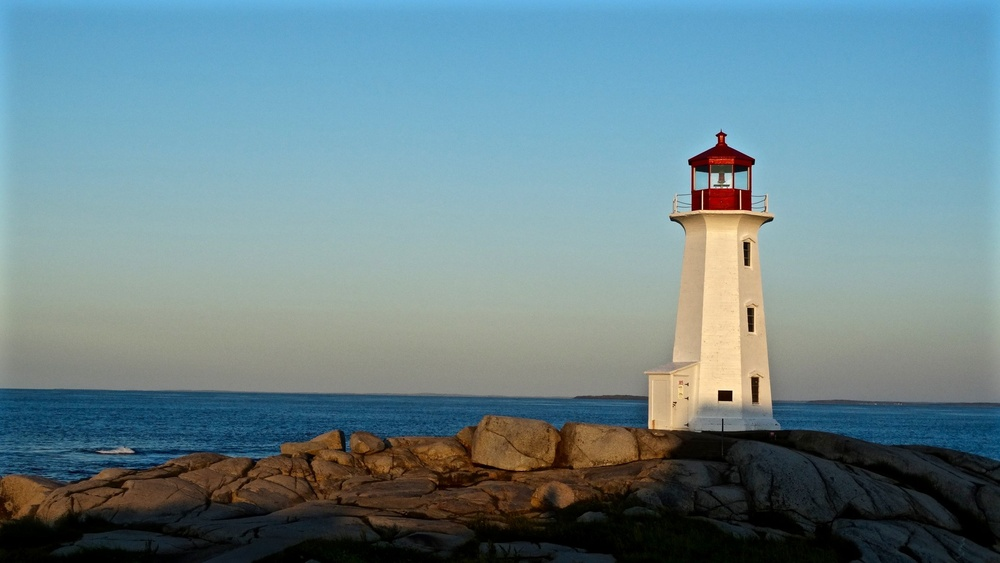
%> input picture Image Processing (MATLAB)/590-hw2/lighthouse.jpg, 1000 x 563 px, shrunk from 1920 x 1081 before the run
$ octave untitled6.m   (GNU Octave 9; MATLAB toolbox functions it lacks are replaced by stand-ins)
%> lines starting %> are read from the running program, lines starting %| are printed output that depends on the picture
A = imread("lighthouse.jpg");
%> A is the input picture: size 563x1000x3 uint8; mean R, G, B 106.7, 132.7, 140

subplot(2,2,1)
imshow(A);
title('Original Image');

R=rot90(A(:,:,1),1);
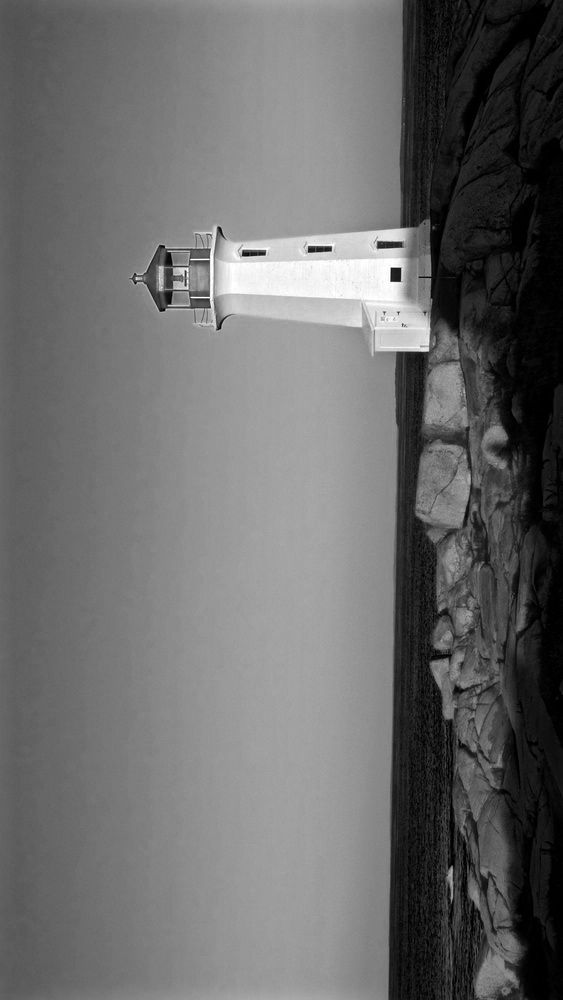
%> R: size 1000x563 uint8; min 0, max 255, mean 106.7
G=rot90(A(:,:,2),1);
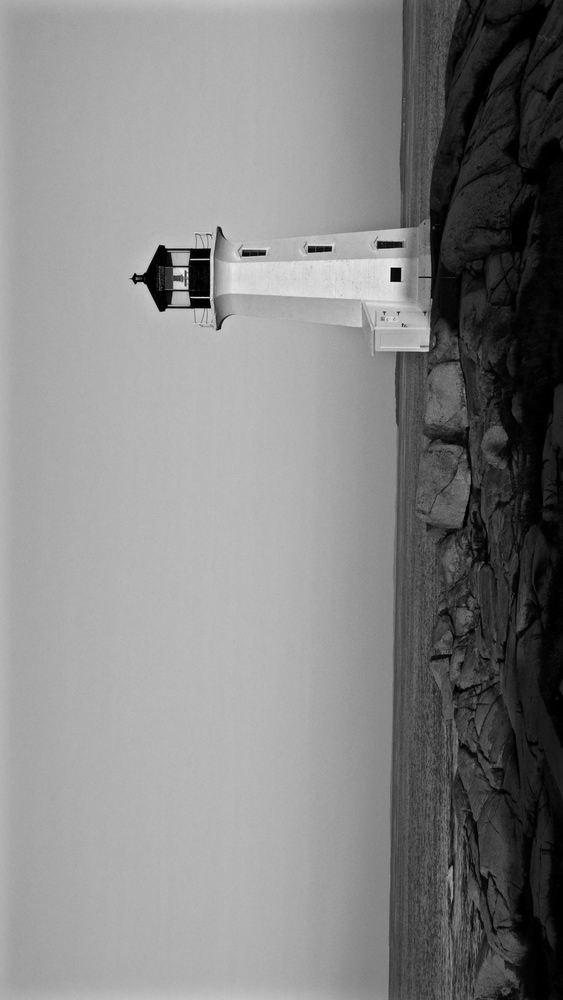
%> G: size 1000x563 uint8; min 0, max 248, mean 132.7
B=rot90(A(:,:,3),1);
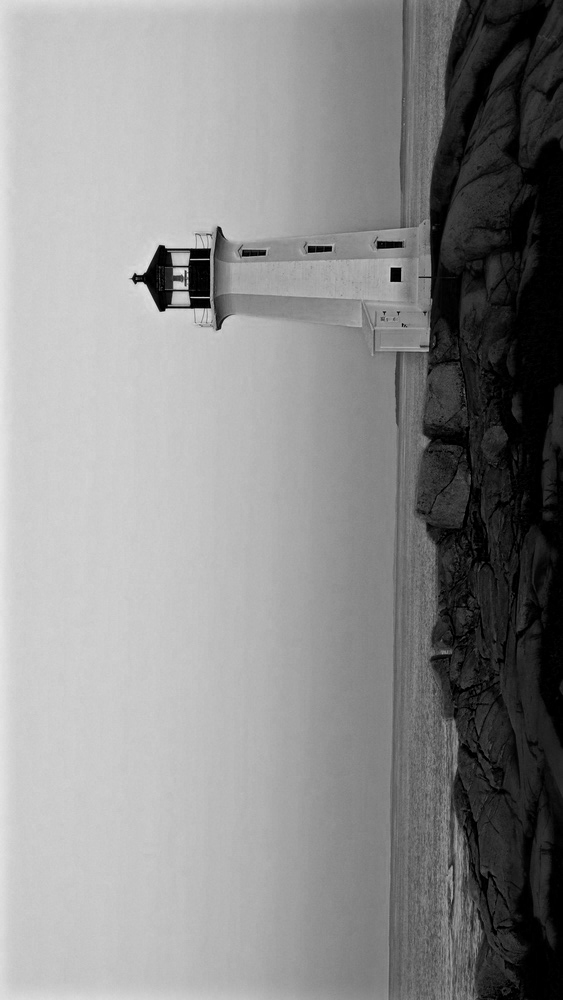
%> B: size 1000x563 uint8; min 0, max 243, mean 140
D(:,:,1)=rot90(A(:,:,1),1);
D(:,:,2)=rot90(A(:,:,2),1);
D(:,:,3)=rot90(A(:,:,3),1);
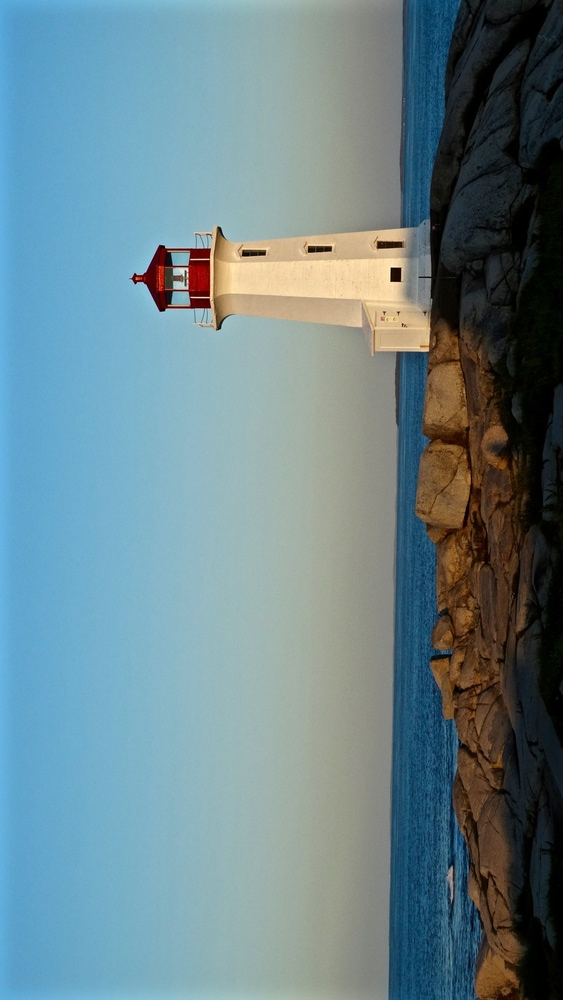
%> D: size 1000x563x3 uint8; mean R, G, B 106.7, 132.7, 140; mean of the top-left, top-right, bottom-left and bottom-right quarters 162.3, 88.6, 166.1, 89.1
subplot(2,2,2)
imshow(D);
title('90 Degree Rotation');

theta = 30;
Img3 = imrotate(A,theta);
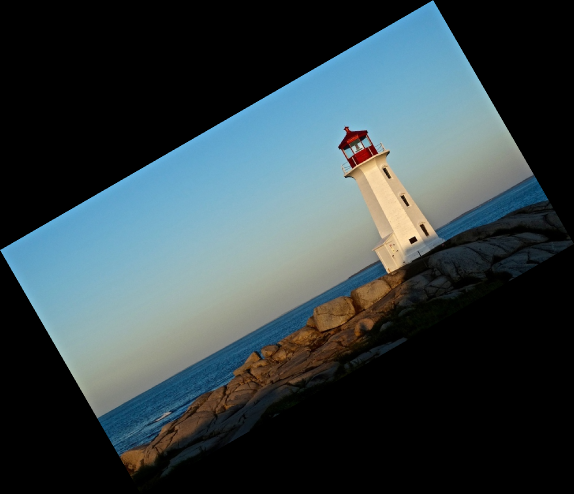
%> Img3: size 988x1148x3 uint8 (shown at 1/2 size); mean R, G, B 53, 65.9, 69.5
subplot(2,2,3)
imshow(Img3);
title('Vayring Theta angle');
